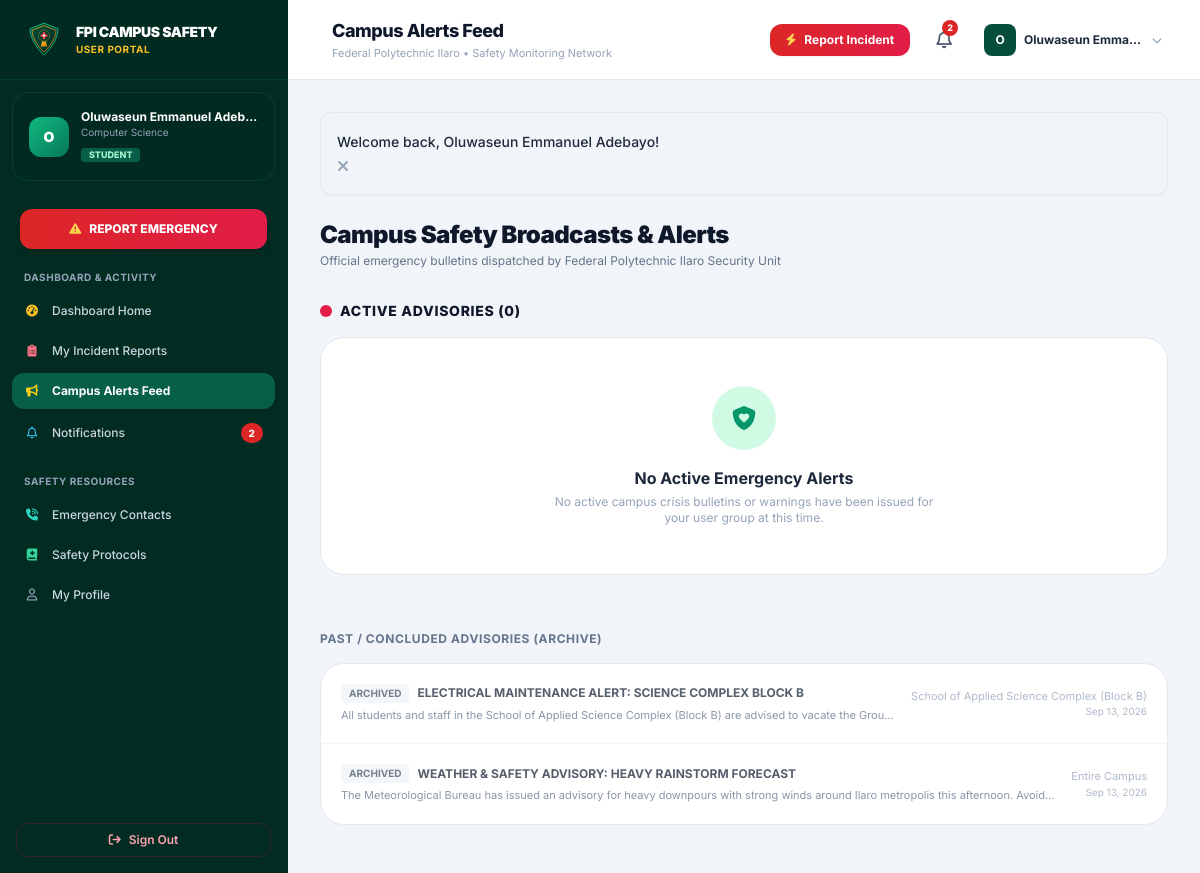
The app's page /student/alerts.php (signed in) with its own data.
### tables this page shows
CREATE TABLE `alerts` (
  `id` INT UNSIGNED AUTO_INCREMENT PRIMARY KEY,
  `title` VARCHAR(200) NOT NULL,
  `message` TEXT NOT NULL,
  `emergency_type` VARCHAR(100) NOT NULL,
  `severity` ENUM('Low', 'Medium', 'High', 'Critical') NOT NULL DEFAULT 'High',
  `location` VARCHAR(200) NOT NULL,
  `target_audience` ENUM('Everyone', 'Students', 'Staff') NOT NULL DEFAULT 'Everyone',
  `is_active` TINYINT(1) NOT NULL DEFAULT 1,
  `created_by` INT UNSIGNED NULL,
  `start_time` DATETIME NOT NULL DEFAULT CURRENT_TIMESTAMP,
  `expiry_time` DATETIME DEFAULT NULL,
  `created_at` TIMESTAMP DEFAULT CURRENT_TIMESTAMP,
  `updated_at` TIMESTAMP DEFAULT CURRENT_TIMESTAMP ON UPDATE CURRENT_TIMESTAMP,
  FOREIGN KEY (`created_by`) REFERENCES `users`(`id`) ON DELETE SET NULL,
  INDEX `idx_alerts_active` (`is_active`),
  INDEX `idx_alerts_severity` (`severity`)
);

### student/alerts.php (the view, shortened to what this page needs)
<?php
require_once __DIR__ . '/../includes/nav-portal.php';
$pdo = getDB();
$targetAudience = $user['role'] === 'student' ? 'Students' : ($user['role'] === 'staff' ? 'Staff' : 'Everyone');
$activeStmt = $pdo->prepare("
    SELECT a.*, u.name as publisher_name
    FROM alerts a
    LEFT JOIN users u ON a.created_by = u.id
    WHERE a.is_active = 1
      AND (a.expiry_time IS NULL OR a.expiry_time > NOW())
      AND (a.target_audience = 'Everyone' OR a.target_audience = ?)
    ORDER BY a.created_at DESC
");
$activeStmt->execute([$targetAudience]);
$liveAlerts = $activeStmt->fetchAll();
$pastStmt = $pdo->prepare("
    SELECT a.*, u.name as publisher_name
    FROM alerts a
    LEFT JOIN users u ON a.created_by = u.id
    WHERE a.is_active = 0 OR (a.expiry_time IS NOT NULL AND a.expiry_time <= NOW())
    ORDER BY a.created_at DESC
    LIMIT 10
");
$pastStmt->execute();
$pastAlerts = $pastStmt->fetchAll();
?>
<div class="space-y-8">
    <div>
        <h2 class="text-2xl font-black text-slate-900 tracking-tight">Campus Safety Broadcasts &amp; Alerts</h2>
        <p class="text-xs text-slate-500 mt-0.5">Official emergency bulletins dispatched by Federal Polytechnic Ilaro Security Unit</p>
    </div>
    <div class="space-y-4">
        <div class="flex items-center gap-2">
            <span class="w-3 h-3 rounded-full bg-rose-600 animate-ping"></span>
            <h3 class="text-sm font-extrabold text-slate-900 uppercase tracking-wider">
                Active Advisories (<?= count($liveAlerts) ?>)
            </h3>
        </div>
        <?php if (!empty($liveAlerts)): ?>
            <div class="grid grid-cols-1 md:grid-cols-2 gap-6">
                <?php foreach ($liveAlerts as $alt): ?>
                <div class="bg-white rounded-3xl p-6 sm:p-7 border-2 <?= $alt['severity'] === 'Critical' ? 'border-rose-300 ring-2 ring-rose-100' : 'border-slate-200' ?> shadow-sm hover:shadow-md transition space-y-4">
                    <div class="flex items-center justify-between gap-2">
                        <?= get_severity_badge($alt['severity']) ?>
                        <span class="text-xs text-slate-400 font-medium">
                            <i class="fa-regular fa-clock mr-1"></i> <?= time_ago($alt['created_at']) ?>
                        </span>
                    </div>
                    <div class="space-y-1">
                        <span class="text-[10px] font-bold text-fpi-800 uppercase tracking-wide bg-emerald-50 px-2 py-0.5 rounded border border-emerald-100">
                            <?= e($alt['emergency_type']) ?>
                        </span>
                        <h4 class="text-lg font-black text-slate-900 leading-snug pt-1">
                            <?= e($alt['title']) ?>
                        </h4>
                    </div>
                    <p class="text-xs sm:text-sm text-slate-600 leading-relaxed">
                        <?= nl2br(e($alt['message'])) ?>
                    </p>
                    <div class="pt-4 border-t border-slate-100 flex items-center justify-between text-xs text-slate-500">
                        <span class="flex items-center gap-1 font-semibold text-emerald-800">
                            <i class="fa-solid fa-location-dot text-rose-500"></i>
                            <?= e($alt['location']) ?>
                        </span>
                        <span class="text-[11px] text-slate-400">
                            Target: <strong><?= e($alt['target_audience']) ?></strong>
                        </span>
                    </div>
                </div>
                <?php endforeach; ?>
            </div>
        <?php else: ?>
            <div class="bg-white rounded-3xl p-12 text-center border border-slate-200">
                <div class="w-16 h-16 rounded-full bg-emerald-100 text-emerald-600 flex items-center justify-center mx-auto text-2xl mb-4">
                    <i class="fa-solid fa-shield-heart"></i>
                </div>
                <h4 class="text-base font-bold text-slate-800">No Active Emergency Alerts</h4>
                <p class="text-xs text-slate-400 max-w-sm mx-auto mt-1">
                    No active campus crisis bulletins or warnings have been issued for your user group at this time.
                </p>
            </div>
        <?php endif; ?>
    </div>
    <?php if (!empty($pastAlerts)): ?>
    <div class="space-y-4 pt-6">
        <h3 class="text-xs font-bold text-slate-500 uppercase tracking-wider">
            Past / Concluded Advisories (Archive)
        </h3>
        <div class="bg-white rounded-3xl border border-slate-200 overflow-hidden divide-y divide-slate-100">
            <?php foreach ($pastAlerts as $pa): ?>
            <div class="p-5 flex flex-col sm:flex-row sm:items-center justify-between gap-3 opacity-75 hover:opacity-100 transition">
                <div class="space-y-1">
                    <div class="flex items-center gap-2">
                        <span class="text-[10px] font-bold uppercase bg-slate-100 text-slate-600 px-2 py-0.5 rounded">Archived</span>
                        <h5 class="text-xs font-bold text-slate-800"><?= e($pa['title']) ?></h5>
                    </div>
                    <p class="text-[11px] text-slate-500 line-clamp-1"><?= e($pa['message']) ?></p>
                </div>
                <div class="text-[11px] text-slate-400 sm:text-right flex-shrink-0">
                    <div><?= e($pa['location']) ?></div>
                    <div class="text-[10px]"><?= date('M j, Y', strtotime($pa['created_at'])) ?></div>
                </div>
            </div>
            <?php endforeach; ?>
        </div>
    </div>
    <?php endif; ?>
</div>
<?php require_once __DIR__ . '/../includes/footer-portal.php'; ?>

### assets/css/style.css (style rules this page uses)
:root { --fpi-green-900: #022c22; --fpi-green-800: #064e3b; --fpi-green-700: #047857; --fpi-green-600: #059669; --fpi-gold-500: #d97706; --fpi-gold-400: #f59e0b; --fpi-alert-red: #dc2626; }
body { font-feature-settings: "cv02", "cv03", "cv04", "cv11"; -webkit-tap-highlight-color: transparent; }

### records on screen
alerts: title "ELECTRICAL MAINTENANCE ALERT: SCIENCE COMPLEX BLOCK B", message "All students and staff in the School of Applied Science Complex (Block B) are advised to vacate the…", location "School of Applied Science Complex (Block B)", created_at "Sep 13, 2026"
alerts: title "WEATHER & SAFETY ADVISORY: HEAVY RAINSTORM FORECAST", message "The Meteorological Bureau has issued an advisory for heavy downpours with strong winds around Ilaro metropolis this afternoon.…", location "Entire Campus", created_at "Sep 13, 2026"

### other values on screen
substr($user['name'], 0, 1) "O"
$user['name'] "Oluwaseun Emmanuel Adeb…"
$user['department'] "Computer Science"
$user['role'] "STUDENT"
$unreadNotifCount "2"
$pageTitle "Campus Alerts Feed"
$user['name'] "Oluwaseun Emma…"
$msg "Welcome back, Oluwaseun Emmanuel Adebayo!"
count($liveAlerts) "0"
